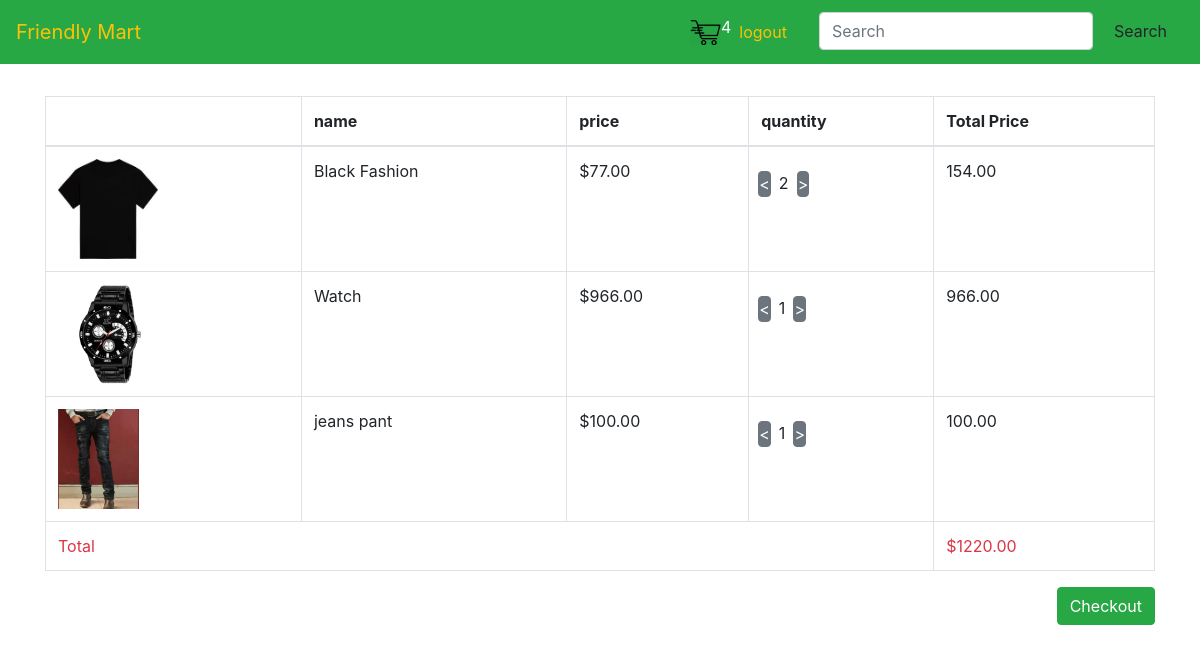
The app's page /cart/ (signed in) with its own data.
### polls/models.py (models this page shows, shortened)
class orderitem(models.Model):
    Products=models.ForeignKey(products,on_delete=models.SET_NULL,null=True)
    Order=models.ForeignKey(order,on_delete=models.SET_NULL,null=True,blank=True)
    quantity=models.IntegerField(default=0,null=True,blank=True)
    @property
    def get_total(self):
        total=self.Products.price*self.quantity
        return total

class products(models.Model):
    name=models.CharField(max_length=20)
    price=models.DecimalField(max_digits=7,decimal_places=2)
    image=models.ImageField(null=True,blank=True)
    digital=models.BooleanField(default=False,null=True,blank=True)
    quantity=models.IntegerField(default=6,null=True,blank=True)
    category = models.ForeignKey(Category, on_delete=models.CASCADE)

class order(models.Model):
    customer=models.ForeignKey(Customer,on_delete=models.SET_NULL,null=True)
    complete = models.BooleanField(default=False)
    transaction_id=models.CharField(max_length=200,null=True)
    date_ordered = models.DateTimeField(auto_now_add=True)
    @property
    def total_price(self):
        orderitem=self.orderitem_set.all()
        total=sum([i.get_total for i in orderitem])
        return total
    @property
    def get_cart_items(self):
        orderitems = self.orderitem_set.all()
        total = sum([item.quantity for item in orderitems])
        return total

### polls/views.py (the view)
# urls.py: path('cart/',views.cart,name="cart" ),
def cart(request):
    cookieget=allfunction(request)
    items=cookieget['items']
    order=cookieget['order']
    cartitems=cookieget['cartitems']
    context={'order':order,'cartitems':cartitems,'items':items}
    return render(request,'cart.html',context)

### polls/utils.py (called while the page is built)
def allfunction(request):
    if request.user.is_authenticated:
      customer=request.user.customer
      Order,created=order.objects.get_or_create(customer=customer,complete=False)
      items=Order.orderitem_set.all()
      cartitems=Order.get_cart_items
    else:
        cookieget=usercart(request)
        items=cookieget['items']
        Order=cookieget['order']
        cartitems=cookieget['cartitems']
    return {'cartitems':cartitems,'order':Order,'items':items}

### polls/templates/cart.html (shortened to what this page needs)
{% extends 'base.html' %}
{% block content %}
<br><br><br><br>
<div class="container" >
<table class="table table-bordered">
  <thead>
    <tr>
      <th scope="col"></th>
      <th scope="col">name</th>
      <th scope="col">price</th>
      <th scope="col">quantity</th>
      <th scope="col">Total Price </th>
    </tr>
  </thead>
  <tbody>
        {% for i in items %}
    <tr>
      <th scope="row"><img style="height: 100px;" src="{{i.Products.image.url}}"></th>
      <td>{{i.Products.name}}</td>
      <td>${{i.Products.price}}</td>
       <td> <div class="row p-2 " >
       <button data-product={{i.Products.id}} data-action="remove" class="btn btn-secondary p-0 m-1 update-cart"  ><</button>
         <p class="m-1" >{{i.quantity}}</p>
         <button data-product={{i.Products.id}} data-action="add" class="btn btn-secondary p-0 m-1 update-cart " >></button>
      </div>
</td>
      <td>{{i.get_total}}</td>
    </tr>
     {% endfor %}
        <tr>
      <td class="text-danger" colspan="4">Total</td>
      <td class="text-danger" >${{order.total_price}}</td>
    </tr>
  </tbody>
</table>
<div class="float-right" >
<a href="{% url 'shipping' %}" class="btn btn-success" >Checkout</a>
</div>
</div>
{% endblock %}

### records on screen
orderitem: Products.image (picture), Products.name "Black Fashion", Products.price "77.00", quantity "2", get_total "154.00"
orderitem: Products.image (picture), Products.name "Watch", Products.price "966.00", quantity "1", get_total "966.00"
orderitem: Products.image (picture), Products.name "jeans pant", Products.price "100.00", quantity "1", get_total "100.00"
order: total_price "1220.00"

### other values on screen
{{ cartitems }} "4"
